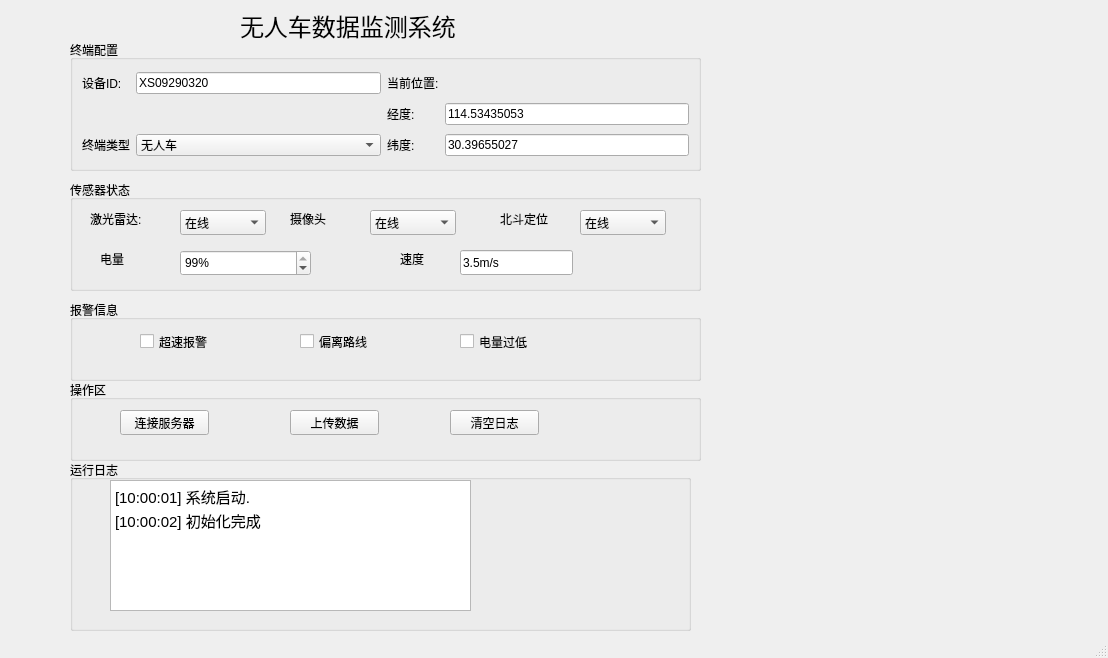
<?xml version="1.0" encoding="UTF-8"?>
<ui version="4.0">
 <class>MainWindow</class>
 <widget class="QMainWindow" name="MainWindow">
  <property name="geometry">
   <rect>
    <x>0</x>
    <y>0</y>
    <width>1108</width>
    <height>658</height>
   </rect>
  </property>
  <property name="windowTitle">
   <string>MainWindow</string>
  </property>
  <widget class="QWidget" name="centralwidget">
   <widget class="QLabel" name="label_3">
    <property name="geometry">
     <rect>
      <x>240</x>
      <y>0</y>
      <width>271</width>
      <height>51</height>
     </rect>
    </property>
    <property name="font">
     <font>
      <pointsize>18</pointsize>
     </font>
    </property>
    <property name="text">
     <string>无人车数据监测系统</string>
    </property>
   </widget>
   <widget class="QGroupBox" name="groupBox">
    <property name="geometry">
     <rect>
      <x>70</x>
      <y>40</y>
      <width>631</width>
      <height>131</height>
     </rect>
    </property>
    <property name="styleSheet">
     <string notr="true">设置边框和样式</string>
    </property>
    <property name="title">
     <string>终端配置</string>
    </property>
    <layout class="QGridLayout" name="gridLayout">
     <item row="2" column="8">
      <widget class="QLabel" name="label_5">
       <property name="text">
        <string>纬度:</string>
       </property>
      </widget>
     </item>
     <item row="0" column="8">
      <widget class="QLabel" name="label_6">
       <property name="text">
        <string>当前位置:</string>
       </property>
      </widget>
     </item>
     <item row="0" column="2">
      <widget class="QLineEdit" name="lineEdit">
       <property name="text">
        <string>XS09290320</string>
       </property>
      </widget>
     </item>
     <item row="1" column="8">
      <widget class="QLabel" name="label_2">
       <property name="text">
        <string>经度:</string>
       </property>
      </widget>
     </item>
     <item row="0" column="0">
      <widget class="QLabel" name="label">
       <property name="text">
        <string>设备ID:</string>
       </property>
      </widget>
     </item>
     <item row="2" column="2">
      <widget class="QComboBox" name="comboBox">
       <item>
        <property name="text">
         <string>无人车</string>
        </property>
       </item>
       <item>
        <property name="text">
         <string>无人机</string>
        </property>
       </item>
      </widget>
     </item>
     <item row="2" column="0">
      <widget class="QLabel" name="label_4">
       <property name="text">
        <string>终端类型</string>
       </property>
      </widget>
     </item>
     <item row="1" column="9">
      <widget class="QLineEdit" name="lineEdit_2">
       <property name="text">
        <string>114.53435053</string>
       </property>
      </widget>
     </item>
     <item row="2" column="9">
      <widget class="QLineEdit" name="lineEdit_3">
       <property name="text">
        <string>30.39655027</string>
       </property>
      </widget>
     </item>
    </layout>
   </widget>
   <widget class="QGroupBox" name="groupBox_2">
    <property name="geometry">
     <rect>
      <x>70</x>
      <y>180</y>
      <width>631</width>
      <height>111</height>
     </rect>
    </property>
    <property name="title">
     <string>传感器状态</string>
    </property>
    <widget class="QLabel" name="label_7">
     <property name="geometry">
      <rect>
       <x>20</x>
       <y>30</y>
       <width>67</width>
       <height>17</height>
      </rect>
     </property>
     <property name="text">
      <string>激光雷达:</string>
     </property>
    </widget>
    <widget class="QComboBox" name="comboBox_2">
     <property name="geometry">
      <rect>
       <x>110</x>
       <y>30</y>
       <width>86</width>
       <height>25</height>
      </rect>
     </property>
     <item>
      <property name="text">
       <string>在线</string>
      </property>
     </item>
     <item>
      <property name="text">
       <string>离线</string>
      </property>
     </item>
    </widget>
    <widget class="QComboBox" name="comboBox_3">
     <property name="geometry">
      <rect>
       <x>300</x>
       <y>30</y>
       <width>86</width>
       <height>25</height>
      </rect>
     </property>
     <item>
      <property name="text">
       <string>在线</string>
      </property>
     </item>
     <item>
      <property name="text">
       <string>离线</string>
      </property>
     </item>
    </widget>
    <widget class="QComboBox" name="comboBox_4">
     <property name="geometry">
      <rect>
       <x>510</x>
       <y>30</y>
       <width>86</width>
       <height>25</height>
      </rect>
     </property>
     <item>
      <property name="text">
       <string>在线</string>
      </property>
     </item>
     <item>
      <property name="text">
       <string>离线</string>
      </property>
     </item>
    </widget>
    <widget class="QLabel" name="label_8">
     <property name="geometry">
      <rect>
       <x>220</x>
       <y>30</y>
       <width>67</width>
       <height>17</height>
      </rect>
     </property>
     <property name="text">
      <string>摄像头</string>
     </property>
    </widget>
    <widget class="QLabel" name="label_9">
     <property name="geometry">
      <rect>
       <x>430</x>
       <y>30</y>
       <width>67</width>
       <height>17</height>
      </rect>
     </property>
     <property name="text">
      <string>北斗定位</string>
     </property>
    </widget>
    <widget class="QLabel" name="label_10">
     <property name="geometry">
      <rect>
       <x>30</x>
       <y>70</y>
       <width>67</width>
       <height>17</height>
      </rect>
     </property>
     <property name="text">
      <string>电量</string>
     </property>
    </widget>
    <widget class="QLabel" name="label_11">
     <property name="geometry">
      <rect>
       <x>330</x>
       <y>70</y>
       <width>67</width>
       <height>17</height>
      </rect>
     </property>
     <property name="text">
      <string>速度</string>
     </property>
    </widget>
    <widget class="QSpinBox" name="spinBox">
     <property name="geometry">
      <rect>
       <x>110</x>
       <y>70</y>
       <width>131</width>
       <height>26</height>
      </rect>
     </property>
     <property name="suffix">
      <string>%</string>
     </property>
     <property name="value">
      <number>99</number>
     </property>
    </widget>
    <widget class="QLineEdit" name="lineEdit_4">
     <property name="geometry">
      <rect>
       <x>390</x>
       <y>70</y>
       <width>113</width>
       <height>25</height>
      </rect>
     </property>
     <property name="text">
      <string>3.5m/s</string>
     </property>
    </widget>
   </widget>
   <widget class="QGroupBox" name="groupBox_3">
    <property name="geometry">
     <rect>
      <x>70</x>
      <y>380</y>
      <width>631</width>
      <height>81</height>
     </rect>
    </property>
    <property name="title">
     <string>操作区</string>
    </property>
    <widget class="QPushButton" name="pushButton">
     <property name="geometry">
      <rect>
       <x>50</x>
       <y>30</y>
       <width>89</width>
       <height>25</height>
      </rect>
     </property>
     <property name="text">
      <string>连接服务器</string>
     </property>
    </widget>
    <widget class="QPushButton" name="pushButton_2">
     <property name="geometry">
      <rect>
       <x>220</x>
       <y>30</y>
       <width>89</width>
       <height>25</height>
      </rect>
     </property>
     <property name="text">
      <string>上传数据</string>
     </property>
    </widget>
    <widget class="QPushButton" name="pushButton_3">
     <property name="geometry">
      <rect>
       <x>380</x>
       <y>30</y>
       <width>89</width>
       <height>25</height>
      </rect>
     </property>
     <property name="text">
      <string>清空日志</string>
     </property>
    </widget>
   </widget>
   <widget class="QGroupBox" name="groupBox_4">
    <property name="geometry">
     <rect>
      <x>70</x>
      <y>460</y>
      <width>621</width>
      <height>171</height>
     </rect>
    </property>
    <property name="title">
     <string>运行日志</string>
    </property>
    <widget class="QTextEdit" name="textEdit">
     <property name="geometry">
      <rect>
       <x>40</x>
       <y>20</y>
       <width>361</width>
       <height>131</height>
      </rect>
     </property>
     <property name="html">
      <string>&lt;!DOCTYPE HTML PUBLIC &quot;-//W3C//DTD HTML 4.0//EN&quot; &quot;http://www.w3.org/TR/REC-html40/strict.dtd&quot;&gt;
&lt;html&gt;&lt;head&gt;&lt;meta name=&quot;qrichtext&quot; content=&quot;1&quot; /&gt;&lt;style type=&quot;text/css&quot;&gt;
p, li { white-space: pre-wrap; }
&lt;/style&gt;&lt;/head&gt;&lt;body style=&quot; font-family:'Ubuntu'; font-size:11pt; font-weight:400; font-style:normal;&quot;&gt;
&lt;p style=&quot; margin-top:0px; margin-bottom:0px; margin-left:0px; margin-right:0px; -qt-block-indent:0; text-indent:0px;&quot;&gt;[10:00:01] 系统启动.&lt;/p&gt;
&lt;p style=&quot; margin-top:0px; margin-bottom:0px; margin-left:0px; margin-right:0px; -qt-block-indent:0; text-indent:0px; line-height:24px; background-color:transparent;&quot;&gt;&lt;span style=&quot; background-color:transparent;&quot;&gt;[10:00:02] 初始化完成&lt;/span&gt;&lt;/p&gt;&lt;/body&gt;&lt;/html&gt;</string>
     </property>
    </widget>
   </widget>
   <widget class="QGroupBox" name="groupBox_5">
    <property name="geometry">
     <rect>
      <x>70</x>
      <y>300</y>
      <width>631</width>
      <height>81</height>
     </rect>
    </property>
    <property name="title">
     <string>报警信息</string>
    </property>
    <widget class="QCheckBox" name="checkBox">
     <property name="geometry">
      <rect>
       <x>70</x>
       <y>30</y>
       <width>92</width>
       <height>23</height>
      </rect>
     </property>
     <property name="text">
      <string>超速报警</string>
     </property>
    </widget>
    <widget class="QCheckBox" name="checkBox_2">
     <property name="geometry">
      <rect>
       <x>230</x>
       <y>30</y>
       <width>92</width>
       <height>23</height>
      </rect>
     </property>
     <property name="text">
      <string>偏离路线</string>
     </property>
    </widget>
    <widget class="QCheckBox" name="checkBox_3">
     <property name="geometry">
      <rect>
       <x>390</x>
       <y>30</y>
       <width>92</width>
       <height>23</height>
      </rect>
     </property>
     <property name="text">
      <string>电量过低</string>
     </property>
    </widget>
   </widget>
  </widget>
  <widget class="QMenuBar" name="menubar">
   <property name="geometry">
    <rect>
     <x>0</x>
     <y>0</y>
     <width>1108</width>
     <height>22</height>
    </rect>
   </property>
  </widget>
  <widget class="QStatusBar" name="statusbar"/>
 </widget>
 <resources/>
 <connections/>
</ui>
